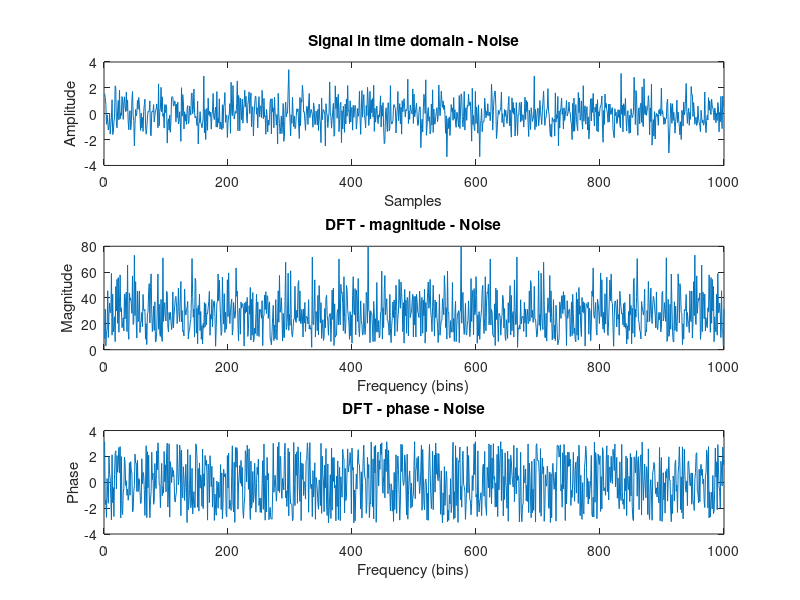
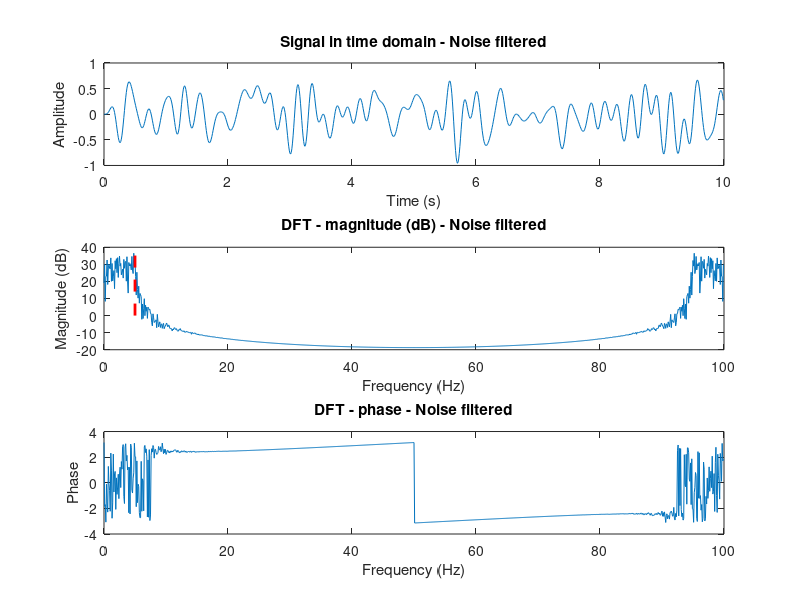
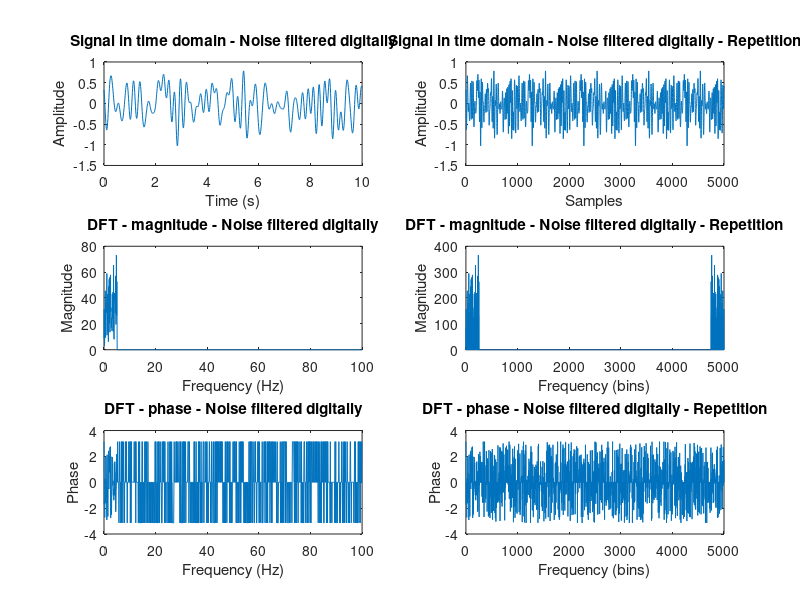

These charts were generated, in order, by the following MATLAB code:
clear; close all; clc;

%% Task 1.6.1

N = 1000;

noise = randn(N, 1);
noise_fft = fft(noise);

figure;
subplot(3,1,1);
plot(noise);
title('Signal in time domain - Noise');
xlabel('Samples');
ylabel('Amplitude');
subplot(3,1,2);
plot(abs(noise_fft));
title('DFT - magnitude - Noise');
xlabel('Frequency (bins)');
ylabel('Magnitude');
subplot(3,1,3);
plot(angle(noise_fft));
title('DFT - phase - Noise');
xlabel('Frequency (bins)');
ylabel('Phase');

%% Task 1.6.2

% parameters
fs = 100;
cheb_order = 5;
ripple = 2; % dB
passband_freq = 5;

% filter
[b, a] = cheby1(cheb_order, ripple, passband_freq/(fs/2)); % using normalized frequency

% noise
noiseFiltered = filter(b, a, noise);
noiseFiltered_fft = fft(noiseFiltered);

time = (0:N-1)/fs;
freqAxis = (0:N-1)*fs/N;

figure;
subplot(3,1,1);
plot(time, noiseFiltered);
title('Signal in time domain - Noise filtered');
xlabel('Time (s)');
ylabel('Amplitude');
subplot(3,1,2);
plot(freqAxis, 20*log10(abs(noiseFiltered_fft)));
hold on;
plot([passband_freq passband_freq], [0 max(20*log10(abs(noiseFiltered_fft)))], 'r--', 'LineWidth', 2);
hold off;
title('DFT - magnitude (dB) - Noise filtered');
xlabel('Frequency (Hz)');
ylabel('Magnitude (dB)');
subplot(3,1,3);
plot(freqAxis, angle(noiseFiltered_fft));
title('DFT - phase - Noise filtered');
xlabel('Frequency (Hz)');
ylabel('Phase');

%% Task 1.6.3


X_filtered_digitally_fft = noise_fft .* (freqAxis <= passband_freq)';
x_filtered_digitally = 2 * real(ifft(X_filtered_digitally_fft));



figure;
subplot(3,2,1);
plot(time, x_filtered_digitally);
title('Signal in time domain - Noise filtered digitally');
xlabel('Time (s)');
ylabel('Amplitude');
subplot(3,2,3);
plot(freqAxis, abs(X_filtered_digitally_fft));
title('DFT - magnitude - Noise filtered digitally');
xlabel('Frequency (Hz)');
ylabel('Magnitude');
subplot(3,2,5);
plot(freqAxis, angle(X_filtered_digitally_fft));
title('DFT - phase - Noise filtered digitally');
xlabel('Frequency (Hz)');
ylabel('Phase');

%repetition of the time domain signal
repNbr = 5;
x_filtered_digitally_rep = repmat(x_filtered_digitally, repNbr, 1);

rep_fft = fft(x_filtered_digitally_rep);

subplot(3,2,2);
plot(x_filtered_digitally_rep);
title('Signal in time domain - Noise filtered digitally - Repetition');
xlabel('Samples');
ylabel('Amplitude');
subplot(3,2,4);
plot(abs(rep_fft));
title('DFT - magnitude - Noise filtered digitally - Repetition');
xlabel('Frequency (bins)');
ylabel('Magnitude');
subplot(3,2,6);
plot(angle(rep_fft));
title('DFT - phase - Noise filtered digitally - Repetition');
xlabel('Frequency (bins)');
ylabel('Phase');


